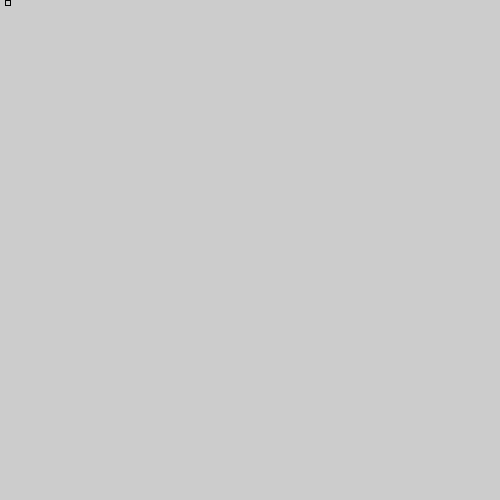
Frame 1 (no input)
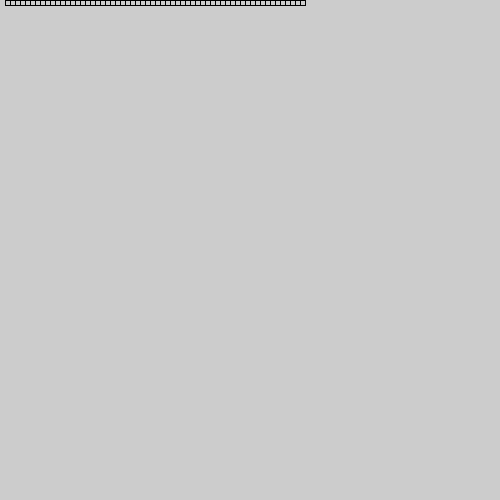
Frame 60 (the mouse pressed at the canvas centre just before this capture)
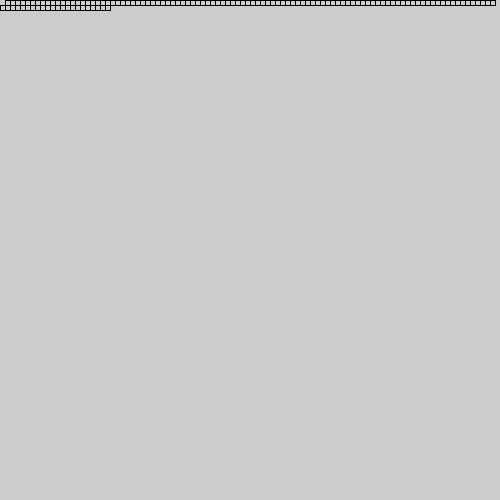
Frame 120 (the mouse held since frame 60 and released just before this capture)

The Processing sketch that drew these frames (run headless with seeded random() and noise(); from frame 60 on, the mouse is pressed at the canvas centre):

// Processing sketch: sketch_9_5
// ── sketch_9_5.pde
int xWaarde = 5;
int xwaarde_2 = 0;
int yWaarde = 0;
int ywaarde_2 = 5;

void setup(){
  size(500,500);  
    
}  
  

void draw(){
  //background(255,255,255);

  xWaarde+= 5;
  xwaarde_2+= 5;

  if(xWaarde >= 500){
    xWaarde = 5;
  }

  if(xwaarde_2 >= 500){
    xwaarde_2 = 0; 
  }
  if(xwaarde_2 == 0){
    yWaarde +=5;
    ywaarde_2 +=5;
  }
  
 line(xwaarde_2, yWaarde, xwaarde_2, ywaarde_2);
        line(xWaarde, yWaarde, xwaarde_2, yWaarde);
            line(xWaarde, ywaarde_2, xwaarde_2, ywaarde_2);
        line(xWaarde, ywaarde_2, xWaarde, yWaarde);
}
